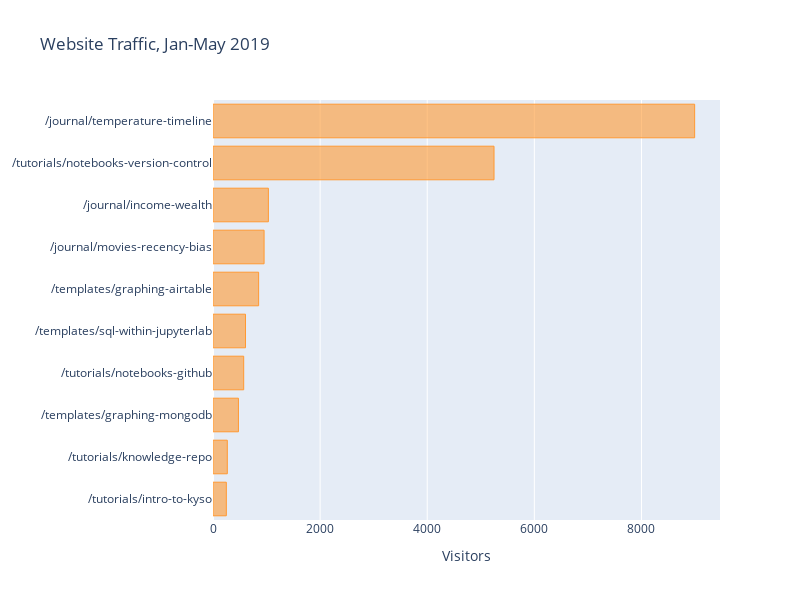
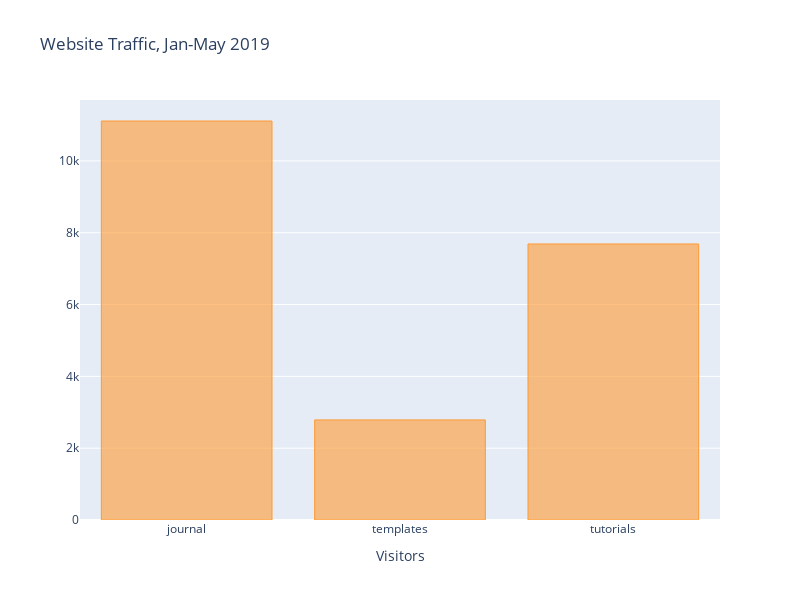

Here is the notebook cell these charts were saved with, in order:
### Markdown cell above
- Let's graph the results.

### Code cell
temp_df = df3.groupby(['Landing Page'],as_index=True)['Page Views'].mean().sort_values(ascending=False)[1:].head(10)

layout = cf.Layout(
    height = 600,
    width = 800,
    xaxis = dict(
        title = 'Visitors'),
    title = 'Website Traffic, Jan-May 2019'
)

fig = temp_df.sort_values().\
    iplot(asFigure=True,
          kind = 'barh',
         layout=layout)
    
fig.update_layout(
    margin=dict(l=200),
)

fig.show()

df3['Landing Page'] = df3['Landing Page'].str.rsplit('/',expand=True)[1]
df3 = df3.iloc[1:]
df3 = pd.DataFrame(df3.groupby(['Landing Page'],as_index=True)['Page Views'].sum())
df3.iplot(asFigure=True,layout=layout, kind='bar')

### Figure 1 — Plotly figure (JSON) as saved in the notebook; plotly's stock layout.template omitted (floating-point values rounded to 4 significant figures)
{"data": [{"marker": {"color": "rgba(255, 153, 51, 0.6)", "line": {"color": "rgba(255, 153, 51, 1.0)", "width": 1}}, "name": "Page Views", "orientation": "h", "text": "", "type": "bar", "x": [249, 267, 475, 573, 607, 852, 954, 1034, 5247, 8993], "y": ["/tutorials/intro-to-kyso", "/tutorials/knowledge-repo", "/templates/graphing-mongodb", "/tutorials/notebooks-github", "/templates/sql-within-jupyterlab", "/templates/graphing-airtable", "/journal/movies-recency-bias", "/journal/income-wealth", "/tutorials/notebooks-version-control", "/journal/temperature-timeline"]}], "layout": {"height": 600, "margin": {"l": 200}, "title": {"text": "Website Traffic, Jan-May 2019"}, "width": 800, "xaxis": {"autorange": true, "range": [0, 9466.0], "title": {"text": "Visitors"}, "type": "linear"}, "yaxis": {"autorange": true, "range": [-0.5, 9.5], "type": "category"}}}

### Figure 2 — Plotly figure (JSON) as saved in the notebook; plotly's stock layout.template omitted (floating-point values rounded to 4 significant figures)
{"data": [{"marker": {"color": "rgba(255, 153, 51, 0.6)", "line": {"color": "rgba(255, 153, 51, 1.0)", "width": 1}}, "name": "Page Views", "orientation": "v", "text": "", "type": "bar", "x": ["journal", "templates", "tutorials"], "y": [11112, 2787, 7687]}], "layout": {"height": 600, "title": {"text": "Website Traffic, Jan-May 2019"}, "width": 800, "xaxis": {"autorange": true, "range": [-0.5, 2.5], "title": {"text": "Visitors"}, "type": "category"}, "yaxis": {"autorange": true, "range": [0, 11700.0], "type": "linear"}}}
